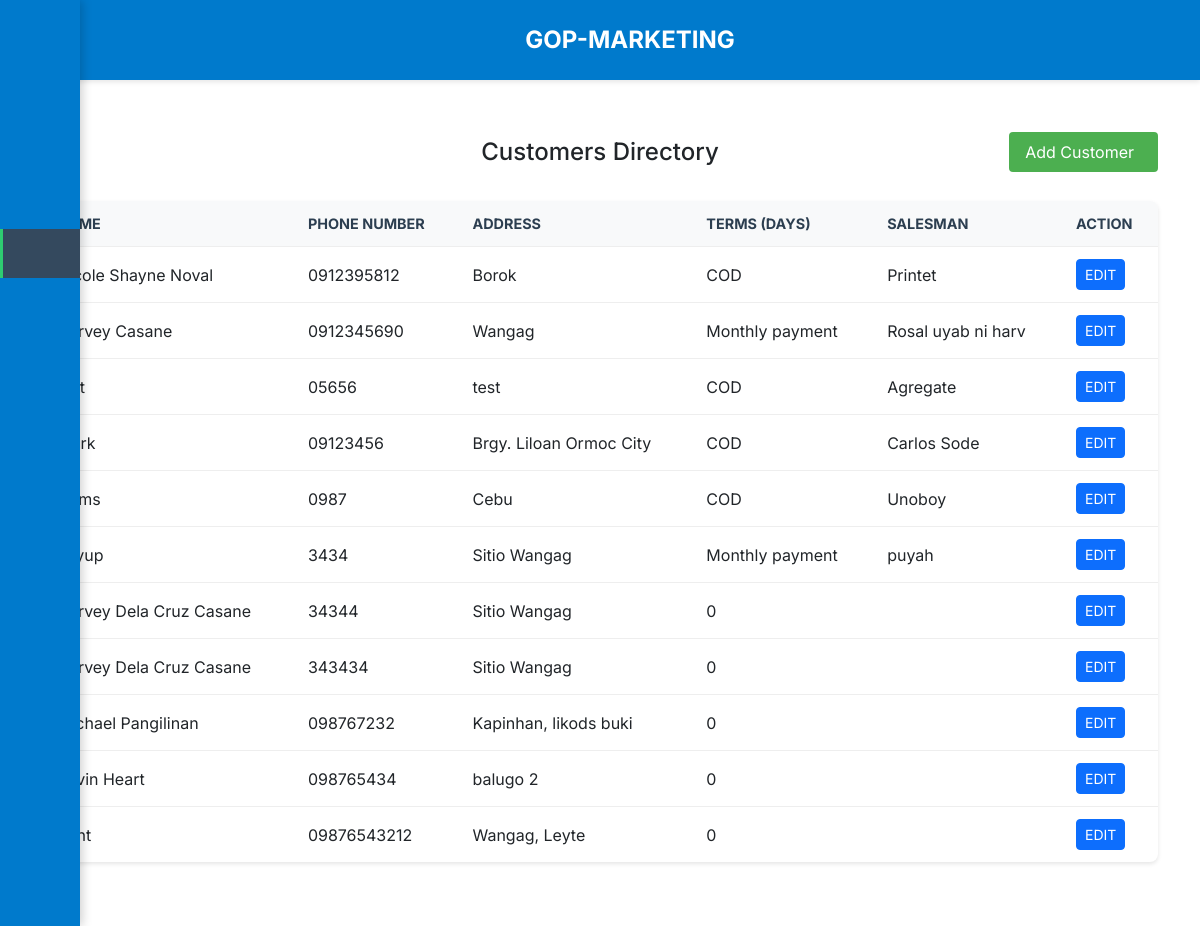
/views/customers/customers.php, run on the app's committed database.
### tables this page shows
CREATE TABLE `customers` (
  `id` int(11) NOT NULL,
  `name` varchar(255) NOT NULL,
  `phone_number` varchar(255) NOT NULL,
  `address` varchar(255) NOT NULL,
  `terms` varchar(255) NOT NULL,
  `salesman` varchar(255) NOT NULL,
  `created_at` timestamp NOT NULL DEFAULT current_timestamp()
);

### connection/DBConnection.php (called while the page is built, shortened)
<?php
class DBConnection {
    private $host = "localhost";
    private $username = "root";
    private $password = "";
    private $database = "gop_marketing_db";
    private $conn;
    public function __construct() {
        try {
            $this->conn = new mysqli($this->host, $this->username, $this->password, $this->database);
        } catch (Exception $e) {
            die("Database Connection Error: " . $e->getMessage());
        }
    }
    public function getConnection() {
        return $this->conn;
    }
}
?>

### controller/backend_customers.php (called while the page is built, shortened)
<?php
require_once __DIR__ . '/../connection/DBConnection.php';
class CustomersController {
    private $conn;
    public function __construct() {
        $db = new DBConnection();
        $this->conn = $db->getConnection();
    }
    public function getAllCustomers() {
        $sql = "SELECT * FROM customers ORDER BY id DESC";
        $result = $this->conn->query($sql);
        $customers = [];
        if ($result->num_rows > 0) {
            while ($row = $result->fetch_assoc()) {
                $customers[] = $row;
            }
        }
        return $customers;
    }
}

### views/customers/customers.php (the view, shortened to what this page needs)
<?php
try {
    require_once __DIR__ . '/../../controller/backend_customers.php';
    $customersController = new CustomersController();
    $customers = $customersController->getAllCustomers();
} catch (Exception $e) {
    die("Error: " . $e->getMessage());
}
?>
<!DOCTYPE html>
<html lang="en">
<head>
    <link rel="stylesheet" href="../../styles/sidebar.css">
    <link rel="stylesheet" href="../../styles/customers.css">
    <link rel="stylesheet" href="../../styles/header.css">
    <link href="https://cdn.jsdelivr.net/npm/bootstrap@5.3.0/dist/css/bootstrap.min.css" rel="stylesheet">
</head>
<body>
    <?php require_once '../renderParts/header.php'; ?>
    <?php require_once '../renderParts/sidebar.php'; ?>
    <main class="main-content">
        <div class="container">
            <div class="table-header">
                <div class="customers">
                    <button id="addCustomerBtn" class="add-btn">
                        Add Customer<span class="iconify" data-icon="solar:add-circle-outline" data-width="24" data-height="24"></span>
                    </button>
                    <h2>Customers Directory</h2>
                </div>
                <div class="table-wrapper">
                    <table class="customers-table">
                        <thead>
                            <tr>
                                <th>Name</th>
                                <th>Phone Number</th>
                                <th>Address</th>
                                <th>Terms (days)</th>
                                <th>Salesman</th>
                                <th>Action</th>
                            </tr>
                        </thead>
                        <tbody>
                            <?php foreach ($customers as $customer): ?>
                            <tr>
                                <td><?php echo $customer['name']; ?></td>
                                <td><?php echo $customer['phone_number']; ?></td>
                                <td><?php echo $customer['address']; ?></td>
                                <td><?php echo $customer['terms']; ?></td>
                                <td><?php echo $customer['salesman']; ?></td>
                                <td>
                                    <button class="btn btn-sm btn-primary edit-btn"
                                            data-id="<?php echo $customer['id']; ?>"
                                            data-name="<?php echo $customer['name']; ?>"
                                            data-phone="<?php echo $customer['phone_number']; ?>"
                                            data-address="<?php echo $customer['address']; ?>"
                                            data-terms="<?php echo $customer['terms']; ?>"
                                            data-salesman="<?php echo $customer['salesman']; ?>">
                                            EDIT
                                    </button>
                                </td>
                            </tr>
                            <?php endforeach; ?>
                        </tbody>
                    </table>
                </div>
            </div>
        </div>
    </main>
</body>
</html>

### styles/sidebar.css (style rules this page uses)
body { margin-left: 80px; transition: margin-left 0.3s ease; }
.container { margin-left: 80px; width: calc(100% - 80px); transition: margin-left 0.3s ease, width 0.3s ease; }

### styles/customers.css (style rules this page uses)
* { margin: 0; padding: 0; box-sizing: border-box; }
.main-content { padding-top: 3rem; }
body { font-family: Arial, sans-serif; background-color: #f4f6f9; color: #333; }
.container { max-width: 1600px; margin: 4rem auto; padding: 0 20px; position: relative; }
h2 { text-align: center; color: #2c3e50; margin-bottom: 2rem; font-size: 24px; }
.table-wrapper { background-color: white; border-radius: 8px; box-shadow: 0 2px 4px rgba(0, 0, 0, 0.1); overflow: hidden; }
.customers-table { width: 100%; border-collapse: collapse; margin: 0; }
.customers-table th, .customers-table td { padding: 12px 15px; text-align: left; border-bottom: 1px solid #eee; }
.customers-table th { background-color: #f8f9fa; font-weight: bold; color: #2c3e50; text-transform: uppercase; font-size: 0.9rem; }
.customers-table tbody tr:last-child td { border-bottom: none; }
.customers { display: flex; align-items: center; justify-content: center; gap: 15px; margin-bottom: 24px; padding: 10px; border-radius: 8px; position: relative; }
.customers h2 { margin: 0; font-size: 24px; flex-grow: 1; text-align: center; }
.add-btn { position: absolute; right: 0; top: 50%; transform: translateY(-50%); background-color: #4CAF50; color: white; border: none; padding: 8px 16px; border-radius: 4px; cursor: pointer; display: flex; align-items: center; gap: 8px; }
.edit-btn { background-color: #007bff; color: white; border: none; padding: 4px 8px; border-radius: 4px; cursor: pointer; display: inline-flex; align-items: center; gap: 4px; }

### styles/header.css (style rules this page uses)
* { font-family: "Inter", sans-serif; }
.container { margin-top: 80px; }

### data on the page
customers: name "Nicole Shayne Noval", phone_number "0912395812", address "Borok", terms "COD", salesman "Printet"
customers: name "Harvey Casane", phone_number "0912345690", address "Wangag", terms "Monthly payment", salesman "Rosal uyab ni harv"
customers: phone_number "05656", address "test", terms "COD", salesman "Agregate"
customers: phone_number "09123456", address "Brgy. Liloan Ormoc City", terms "COD", salesman "Carlos Sode"
customers: phone_number "0987", address "Cebu", terms "COD", salesman "Unoboy"
customers: name "hayup", phone_number "3434", address "Sitio Wangag", terms "Monthly payment", salesman "puyah"
customers: name "Harvey Dela Cruz Casane", phone_number "34344", address "Sitio Wangag", terms "0"
customers: name "Harvey Dela Cruz Casane", phone_number "343434", address "Sitio Wangag", terms "0"
customers: name "Michael Pangilinan", phone_number "098767232", address "Kapinhan, likods buki", terms "0"
customers: name "Kevin Heart", phone_number "098765434", address "balugo 2", terms "0"
customers: phone_number "09876543212", address "Wangag, Leyte", terms "0"
